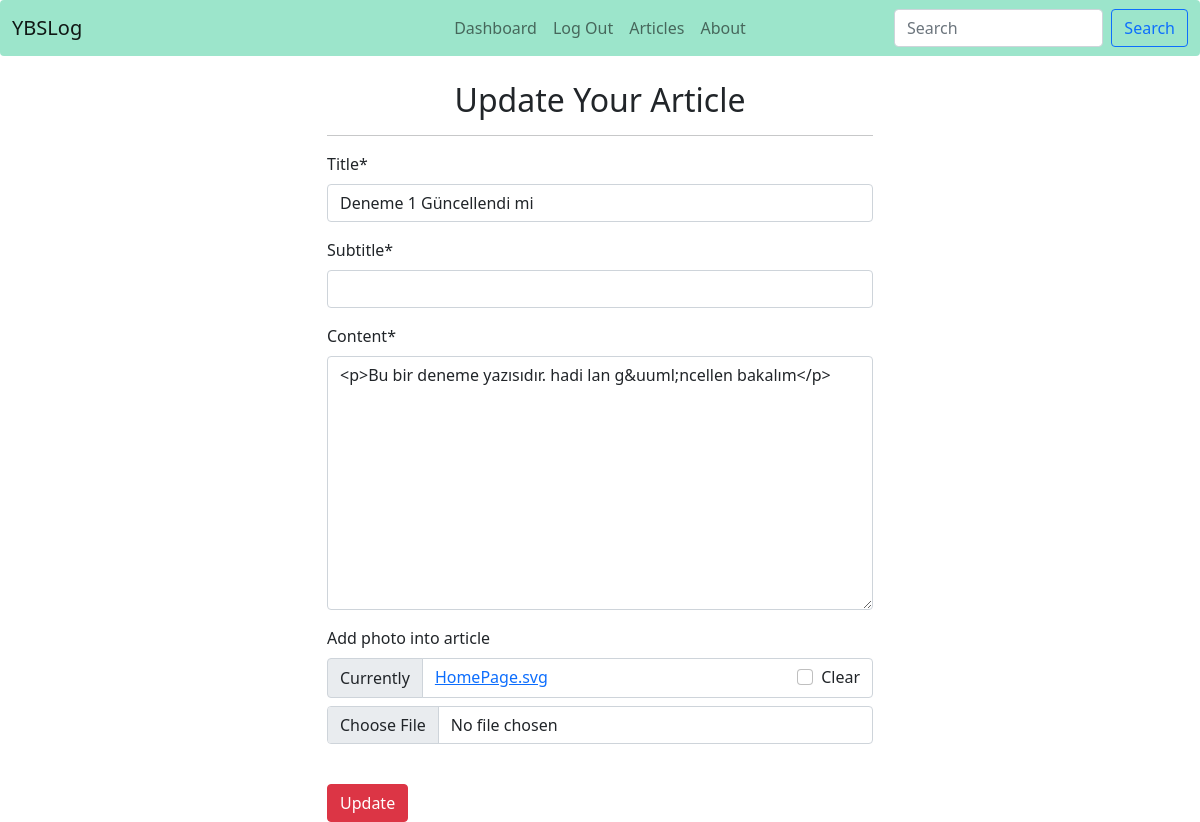
The app's page /articles/update/1 (signed in) with its own data.
### article/models.py (models this page shows, shortened)
class Article(models.Model):  #djangonun kendi tablosu olan auth user ı aldık
    author = models.ForeignKey("auth.User",on_delete = models.CASCADE)
    title = models.CharField(max_length = 50)
    content = RichTextField()
    subtitle = models.CharField(max_length=180, null= True)
    created_date = models.DateField(auto_now_add = True)
    linkedin = models.URLField(null = False, blank = True, max_length=200)
    github = models.URLField(max_length = 200, null = False, blank = True)
    article_image = models.FileField(blank = True, null = True,verbose_name ="Add photo into article")

### article/views.py (the view)
# urls.py: path('update/<int:id>',views.update, name = "update"),
@login_required(login_url= "user:login")
def update(request,id):
    article = get_object_or_404(Article,id = id)            #instance eski verileri alıyor ve aşağıda eski verileri değiştiriyoruz.
    form = ArticleForm(request.POST or None,request.FILES or None,instance = article)
    if article.author == request.user:
        if form.is_valid():
            article = form.save(commit = False)
            article.author = request.user
            article.save()
            messages.success(request,"Article Successfully Updated!")
            return redirect("articles:dashboard")
    else:
        messages.info(request, "You Can't Update Other User's Article!")
        return redirect("article:dashboard")
    context = {
        "form":form
    }
    return render(request,"update.html",context)

### article/forms.py
class ArticleForm(forms.ModelForm):  #formun modeli olduğu için direkt model formdan kullanmak daha kolay
    class Meta:  #burada yapılanlar tamamiyle django gereği yapılıyor model = Article dokümanda yer alıyor
        model = Article #formumuz ile modelimiz artık bağl
        fields = ["title","subtitle","content","article_image"]  #input alanı tanımlamadan direkt model üstünden django kendi yaptı

### templates/update.html (shortened to what this page needs)
{% extends 'layout.html' %}
{% block body %}
{% load crispy_forms_tags %}
<div class="row">
    <div class="col-md-6 offset-md-3">
        <h2 style ="text-align:center;">Update Your Article</h2>
        <hr>
        <form method ="post" enctype="multipart/form-data">
            {{form|crispy}}
            <br>
            <button type = "submit" class = "btn btn-danger">Update</button>
        </form>
    </div>
</div>
{% endblock body %}

### records on screen
Article: title "Deneme 1 Güncellendi mi", content "<p>Bu bir deneme yazısıdır. hadi lan g&uuml;ncellen bakalım</p>"
